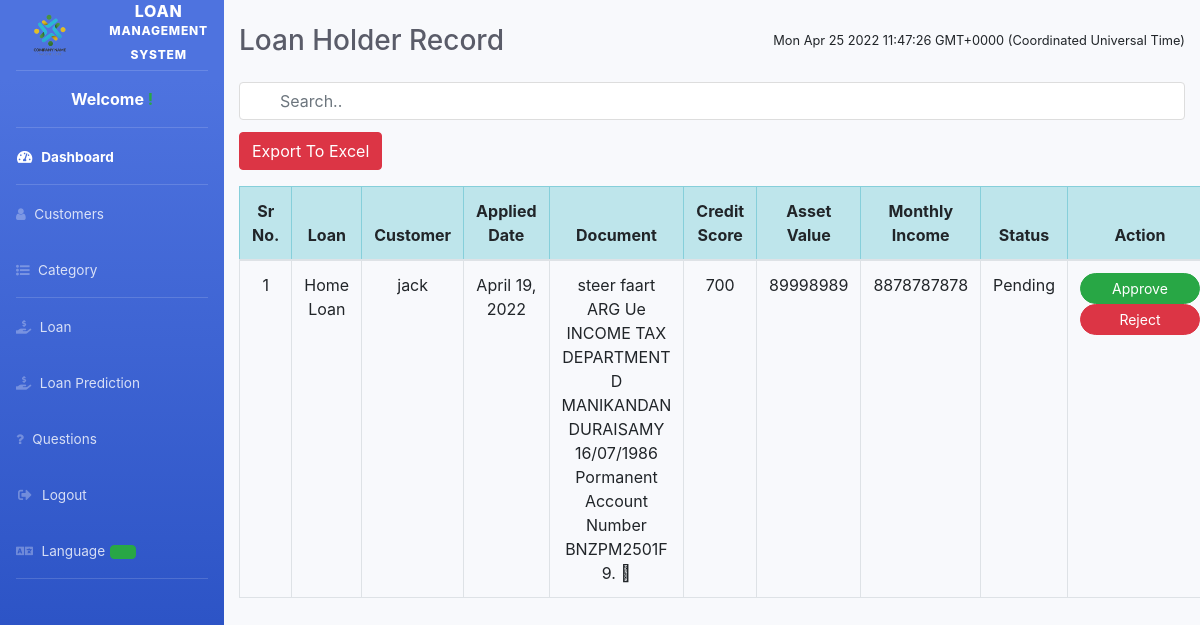
Page /admin-view-loan-holder on the committed database.
### loan/models.py (models this page shows, shortened)
class LoanRecord(models.Model):
    customer= models.ForeignKey(Customer, on_delete=models.CASCADE)
    Loan = models.ForeignKey(Loan, on_delete=models.CASCADE, null=True)
    status = models.CharField(max_length=100,default='Pending')
    creation_date =models.DateField(auto_now=True)

class Loan(models.Model):
    category = models.ForeignKey('Category', on_delete=models.CASCADE)
    loan_name = models.CharField(max_length=200)
    creation_date = models.DateField(auto_now=True)
    def __str__(self):
        return self.loan_name

### customer/models.py (models this page shows, shortened)
class Customer(models.Model):
    user=models.OneToOneField(User,on_delete=models.CASCADE)
    profile_pic= models.CharField(max_length=50)
    address = models.CharField(max_length=40)
    mobile = models.CharField(max_length=20,null=False)
    card_text = models.CharField(max_length=150)
    credit_score = models.CharField(max_length=3,null=False)
    asset_value = models.CharField(max_length=10,null=False)
    monthly_income = models.CharField(max_length=10,null=False)
    def __str__(self):
        return self.user.first_name

### loan/views.py (the view)
# urls.py: path('admin-view-loan-holder', views.admin_view_loan_holder_view,name='admin-view-loan-holder'),
def admin_view_loan_holder_view(request):
    loanrecords = models.LoanRecord.objects.all()
    return render(request,'loan/admin_view_loan_holder.html',{'loanrecords':loanrecords})

### templates/loan/admin_view_loan_holder.html (shortened to what this page needs)
{% extends 'loan/adminbase.html' %}
{% block content %}
{%load static%}
<head>
  <link href="http://netdna.bootstrapcdn.com/bootstrap/4.0.0-beta/css/bootstrap.min.css" rel="stylesheet">
    <link rel="stylesheet" href="https://maxcdn.bootstrapcdn.com/bootstrap/4.4.1/css/bootstrap.min.css">
    <link href="https://maxcdn.bootstrapcdn.com/font-awesome/4.3.0/css/font-awesome.min.css" rel="stylesheet">
</head>
<div class="container">
  <div class="panel panel-primary">
  <div class="d-sm-flex align-items-center justify-content-between mb-4 mt-4">
    <h1 class="h3 mb-0 text-gray-800">Loan Holder Record</h1>
    <span id='date-time' class="small"></span>
    </div>
    <div>
    <input class="form-control" id="myInput" type="text" placeholder="Search..">
    </div>
    <p>
      <button onclick="ExportToExcel('xlsx')" class="btn btn-danger">Export To Excel</button>
      </p>
    <table class="table  table-bordered table-responsive-sm display nowrap " id="dev-table">
      <thead class="table-info">
        <tr class="text-center">
        <th>Sr No.</th>
          <th>Loan</th>
          <th>Customer</th>
          <th>Applied Date</th>
          <th>Document</th>
          <th>Credit Score</th>
          <th>Asset Value</th>
          <th>Monthly Income</th>
          <th>Status</th>
          <th>Action</th>
        </tr>
      </thead>
      <tbody id="myTable">
      {% for t in loanrecords %}
      <tr class="text-center">
        <td> {{ forloop.counter }}</td>
        <td> {{t.Loan}}</td>
        <td> {{t.customer}}</td>
        <td>{{t.creation_date}}</td>
        <td>{{t.customer.card_text}}</td>
        <td class="maandrendementen">{{t.customer.credit_score}}</td>
        <td class="asset_value">{{t.customer.asset_value}}</td>
        <td class="monthly_income">{{t.customer.monthly_income}}</td>
        <td>{{t.status}}</td>
                    {% if t.status == 'Pending' %}
                <td>
                    <button class="btn btn-success btn-sm badge-pill" style="width: 120px;"><a  style="text-decoration: none;color: white;" href="{% url 'approve-request' t.id  %}">Approve</a> </button>
                    <button class="btn btn-danger btn-sm badge-pill" style="width: 120px;"><a  style="text-decoration: none;color: white;" href="{% url 'reject-request' t.id  %}">Reject</a> </button>
                </td>
                {% else %}
                <td>
                <span style="color:red;font-size:18px;" class="label success">{{t.status}}</span></td>
                {% endif %}
      {% endfor %}
    </tr>
    </tbody>
    </table>
  </div>
</div>
{% endblock content %}

### templates/loan/admin_view_loan_holder.html (style rules this page uses)
a:link { text-decoration: none; }
#myInput { background-image: url(''); background-position: 10px 12px; background-repeat: no-repeat; width: 100%; font-size: 16px; padding: 12px 20px 12px 40px; border: 1px solid #ddd; margin-bottom: 12px; }

### rows in the picture
LoanRecord: Loan "Home Loan", customer "jack", creation_date "April 19, 2022", customer.card_text "steer faart ARG Ue INCOME TAX DEPARTMENT D MANIKANDAN DURAISAMY 16/07/1986 Pormanent Account Number BNZPM2501F 9.", customer.credit_score "700", customer.asset_value "89998989", customer.monthly_income "8878787878", status "Pending", shows "Approve"
